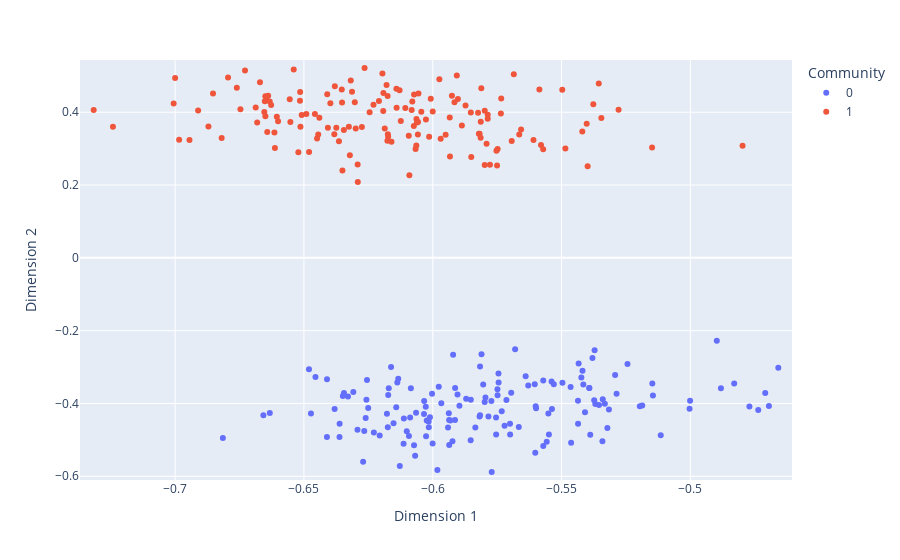

Notebook cell for this chart:
### Code cell
# plt.plot(yhat[0, :, 0], yhat[0, :, 1], 'o', c=tau/K)
yhat_plot = UASE(As, d=d, flat=True)
plot_embedding(yhat_plot, n, T, tau)

### Figure 1 — Plotly figure (JSON) as saved in the notebook; plotly's stock layout.template omitted (floating-point values rounded to 4 significant figures; data arrays with more than 128 entries replaced by an {"elided": "..."} marker saying what was removed)
{"data": [{"hovertemplate": "Community=0<br>Time=0<br>Dimension 1=%{x}<br>Dimension 2=%{y}<extra></extra>", "legendgroup": "0", "marker": {"color": "#636efa", "symbol": "circle"}, "mode": "markers", "name": "0", "orientation": "v", "showlegend": true, "type": "scatter", "x": {"elided": "150 float values"}, "xaxis": "x", "y": {"elided": "150 float values"}, "yaxis": "y"}, {"hovertemplate": "Community=1<br>Time=0<br>Dimension 1=%{x}<br>Dimension 2=%{y}<extra></extra>", "legendgroup": "1", "marker": {"color": "#EF553B", "symbol": "circle"}, "mode": "markers", "name": "1", "orientation": "v", "showlegend": true, "type": "scatter", "x": {"elided": "150 float values"}, "xaxis": "x", "y": {"elided": "150 float values"}, "yaxis": "y"}], "layout": {"legend": {"title": {"text": "Community"}, "tracegroupgap": 0}, "margin": {"t": 60}, "xaxis": {"anchor": "y", "domain": [0, 1], "range": [-0.7369, -0.4606], "title": {"text": "Dimension 1"}}, "yaxis": {"anchor": "x", "domain": [0, 1], "range": [-0.6102, 0.5434], "title": {"text": "Dimension 2"}}}}
